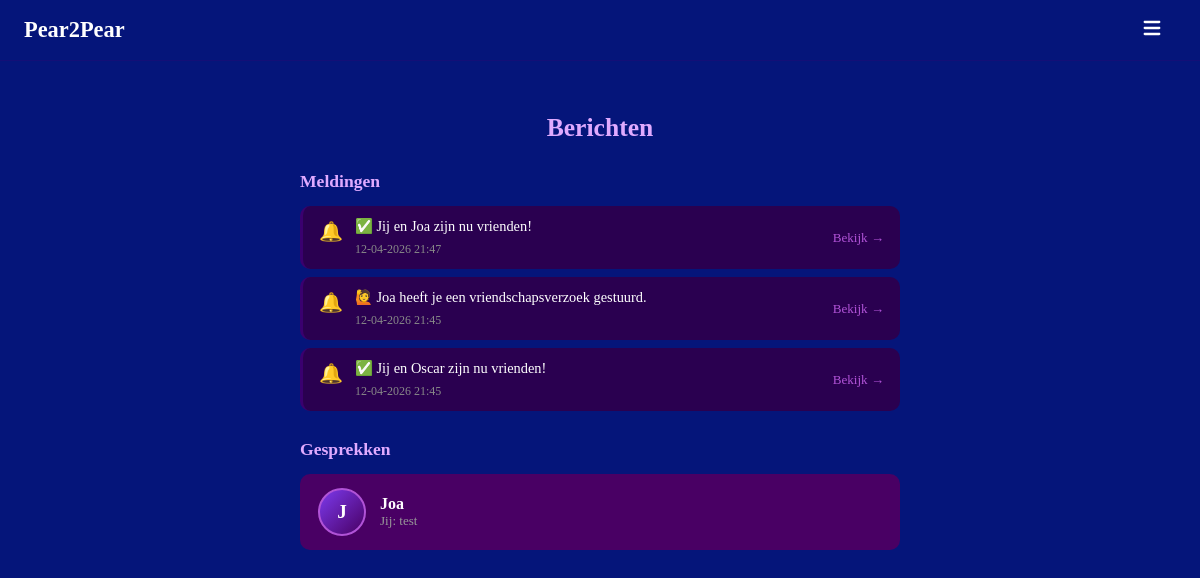
/messages (signed in), run on an earlier commit of the app's database.
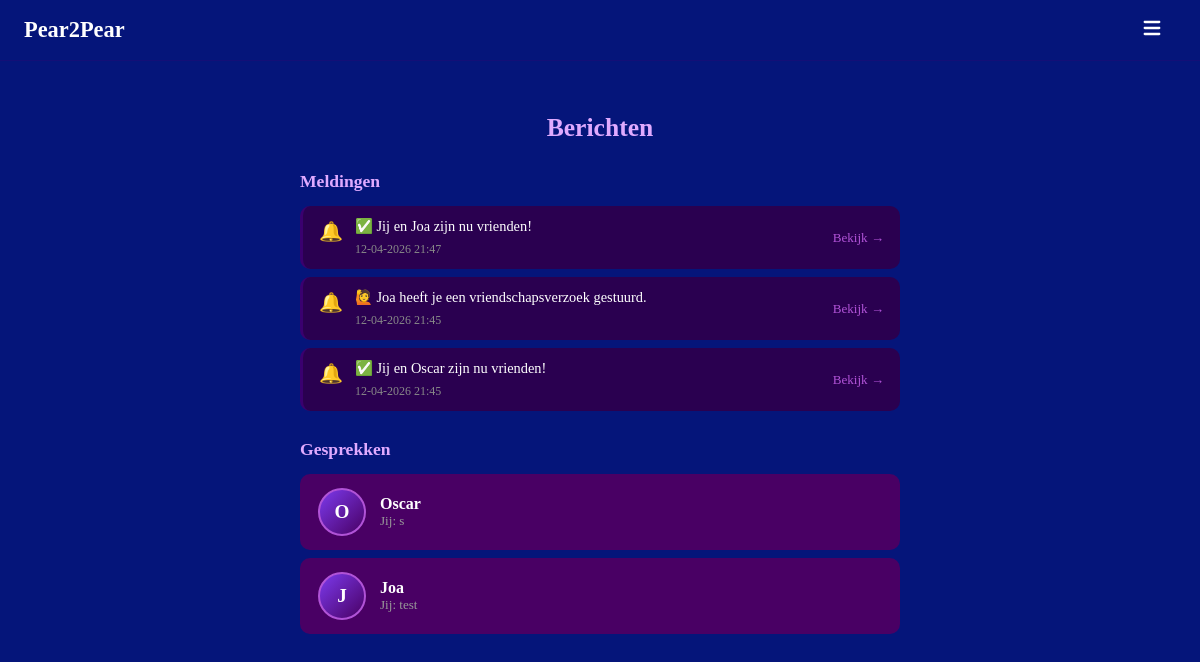
And on a later commit of the database.
### models.py (models this page shows, shortened)
class User(UserMixin, db.Model):
    __tablename__ = "users"
    id            = db.Column(db.Integer, primary_key=True)
    username      = db.Column(db.String(30),  unique=True, nullable=False, index=True)
    email         = db.Column(db.String(120), unique=True, nullable=False, index=True)
    password_hash = db.Column(db.String(256), nullable=False)
    created_at    = db.Column(db.DateTime, default=datetime.utcnow, nullable=False)
    last_login    = db.Column(db.DateTime, default=datetime.utcnow, nullable=False)
    age            = db.Column(db.Integer,     nullable=True)
    avatar         = db.Column(db.String(200),   nullable=True)
    location       = db.Column(db.String(100), nullable=True)
    is_public      = db.Column(db.Boolean, default=True,  nullable=False)
    friends_public = db.Column(db.Boolean, default=False, nullable=False)
    sent_requests     = db.relationship("Friendship", foreign_keys=[Friendship.from_id], backref="from_user", lazy="dynamic")
    received_requests = db.relationship("Friendship", foreign_keys=[Friendship.to_id],   backref="to_user",   lazy="dynamic")
    notifications     = db.relationship("Notification", foreign_keys=[Notification.user_id], backref="owner", lazy="dynamic", order_by=Notification.created_at.desc())
    def pending_received(self):
        reqs = Friendship.query.filter_by(to_id=self.id, status="pending").all()
        return User.query.filter(User.id.in_([r.from_id for r in reqs])).all()
    def unread_message_count(self):
        return Message.query.filter_by(receiver_id=self.id, read=False).count()
    def unread_notification_count(self):
        return Notification.query.filter_by(user_id=self.id, read=False).count()
    def total_inbox_count(self):
        return self.unread_message_count() + self.unread_notification_count()

class Message(db.Model):
    __tablename__ = "messages"
    id          = db.Column(db.Integer, primary_key=True)
    sender_id   = db.Column(db.Integer, db.ForeignKey("users.id"), nullable=False)
    receiver_id = db.Column(db.Integer, db.ForeignKey("users.id"), nullable=False)
    body        = db.Column(db.Text, nullable=False)
    read        = db.Column(db.Boolean, default=False)
    created_at  = db.Column(db.DateTime, default=datetime.utcnow)
    sender   = db.relationship("User", foreign_keys=[sender_id],   backref="sent_messages")
    receiver = db.relationship("User", foreign_keys=[receiver_id], backref="received_messages")

### main.py (the view)
    @app.route("/messages")
    @login_required
    def messages():
        notifs = current_user.notifications.all()
        for n in notifs:
            if not n.read:
                n.read = True
        db.session.commit()
        all_msgs = Message.query.filter(
            (Message.sender_id == current_user.id) | (Message.receiver_id == current_user.id)
        ).order_by(Message.created_at.desc()).all()
        conversations = {}
        for msg in all_msgs:
            partner_id = msg.receiver_id if msg.sender_id == current_user.id else msg.sender_id
            if partner_id not in conversations:
                conversations[partner_id] = {
                    "user":   db.session.get(User, partner_id),
                    "latest": msg,
                    "unread": 0,
                }
            if msg.receiver_id == current_user.id and not msg.read:
                conversations[partner_id]["unread"] += 1
        return render_template("messages.html", notifs=notifs, conversations=list(conversations.values()))

### templates/messages.html (shortened to what this page needs)
{% extends "base.html" %}
{% block content %}
<div class="messages-page">
    <h2 class="profiles-title">Berichten</h2>
    {% if notifs %}
    <div class="notif-section">
        <h3 class="section-title">Meldingen</h3>
        {% for n in notifs %}
        <div class="notif-item {% if not n.read %}notif-item--unread{% endif %}">
            <span class="notif-icon">🔔</span>
            <div class="notif-body">
                <p>{{ n.body }}</p>
                <span class="notif-time">{{ n.created_at.strftime('%d-%m-%Y %H:%M') }}</span>
            </div>
            {% if n.link %}
            <a href="{{ n.link }}" class="notif-link">Bekijk →</a>
            {% endif %}
        </div>
        {% endfor %}
    </div>
    {% endif %}
    <h3 class="section-title" style="margin-top:28px;">Gesprekken</h3>
    {% if conversations %}
    <div class="conversation-list">
        {% for conv in conversations %}
        <a href="/messages/{{ conv.user.id }}" class="conversation-item {% if conv.unread > 0 %}conversation-item--unread{% endif %}">
            <div class="conversation-item__avatar">{{ conv.user.username[0].upper() }}</div>
            <div class="conversation-item__body">
                <span class="conversation-item__name">{{ conv.user.username }}</span>
                <span class="conversation-item__preview">
                    {% if conv.latest.sender_id == current_user.id %}Jij: {% endif %}
                    {{ conv.latest.body[:60] }}{% if conv.latest.body|length > 60 %}…{% endif %}
                </span>
            </div>
        </a>
        {% endfor %}
    </div>
    {% else %}
        <p class="muted-center">Nog geen gesprekken. Klik op een profiel om iemand te beichten!</p>
    {% endif %}
</div>
{% endblock %}

What changed in the data, as far as the page shows it:
now on this page (row unchanged): User: user "O", user.username "Oscar"
added Message: latest "s"
Also different on the page:
new list line: "Jij:"
